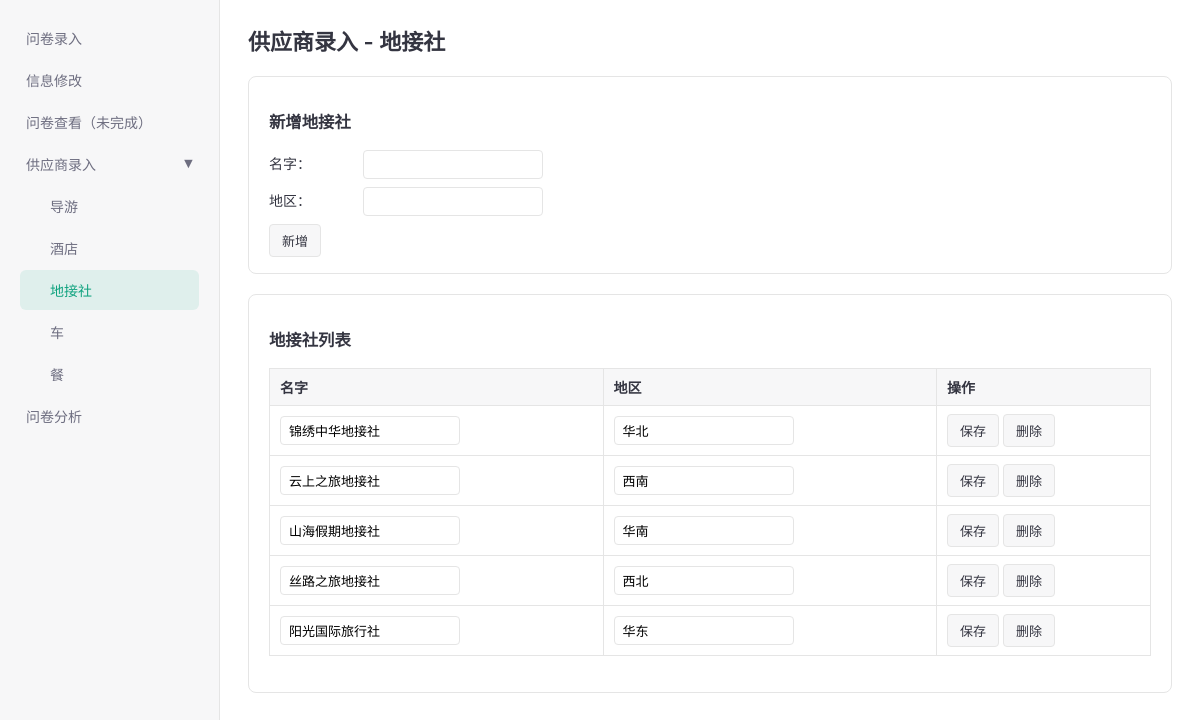
The page /supplier/import/agency/ on the database its author committed.
### main_app/models.py (models this page shows, shortened)
class SupplierAgency(models.Model):
    name = models.CharField('名字', max_length=128, unique=True, db_index=True)
    region = models.CharField('地区', max_length=64, blank=True)
    name_initials = models.CharField('名字拼音首字母', max_length=128, blank=True, db_index=True)
    class Meta:
        db_table = 'supplier_agency'
        verbose_name = '地接社供应商'
        verbose_name_plural = '地接社供应商'

### main_app/views.py (the view, shortened to what this page needs)
# urls.py: path('supplier/import/agency/', supplier_agency, name='supplier_agency'),
def supplier_agency(request):
    agencies = SupplierAgency.objects.all().order_by('-id')
    return render(request, 'supplier_agency.html', {'agencies': agencies})

### main_app/templates/supplier_agency.html (shortened to what this page needs)
{% extends "base.html" %}
{% block content %}
<h1>供应商录入 - 地接社</h1>
<div class="section">
    <h3>新增地接社</h3>
    <form method="post">
        <div class="create-form-row">
            <label>名字：</label>
            <input type="text" name="name" value="{{ create_form_data.name|default:'' }}" required>
        </div>
        <div class="create-form-row">
            <label>地区：</label>
            <input type="text" name="region" class="region-input" list="china-provinces" value="{{ create_form_data.region|default:'' }}">
        </div>
        <button type="submit" class="submit-btn">新增</button>
    </form>
</div>
<div class="section">
    <h3>地接社列表</h3>
    <table>
        <thead>
        <tr>
            <th>名字</th>
            <th>地区</th>
            <th>操作</th>
        </tr>
        </thead>
        <tbody>
        {% for a in agencies %}
            <tr>
                <td>
                    <form method="post" class="inline">
                        <input type="text" name="name" value="{{ a.name }}" required>
                </td>
                <td><input type="text" name="region" class="region-input" list="china-provinces" value="{{ a.region }}"></td>
                <td>
                        <button type="submit" class="submit-btn">保存</button>
                    <form method="post" class="inline">
                        <button type="submit" class="submit-btn">删除</button>
                    </form>
                </td>
            </tr>
        {% empty %}
            <tr><td colspan="3">暂无地接社数据。</td></tr>
        {% endfor %}
        </tbody>
    </table>
</div>
{% endblock %}

### rows shown on the page
SupplierAgency: name "锦绣中华地接社", region "华北"
SupplierAgency: name "云上之旅地接社", region "西南"
SupplierAgency: name "山海假期地接社", region "华南"
SupplierAgency: name "丝路之旅地接社", region "西北"
SupplierAgency: name "阳光国际旅行社", region "华东"
